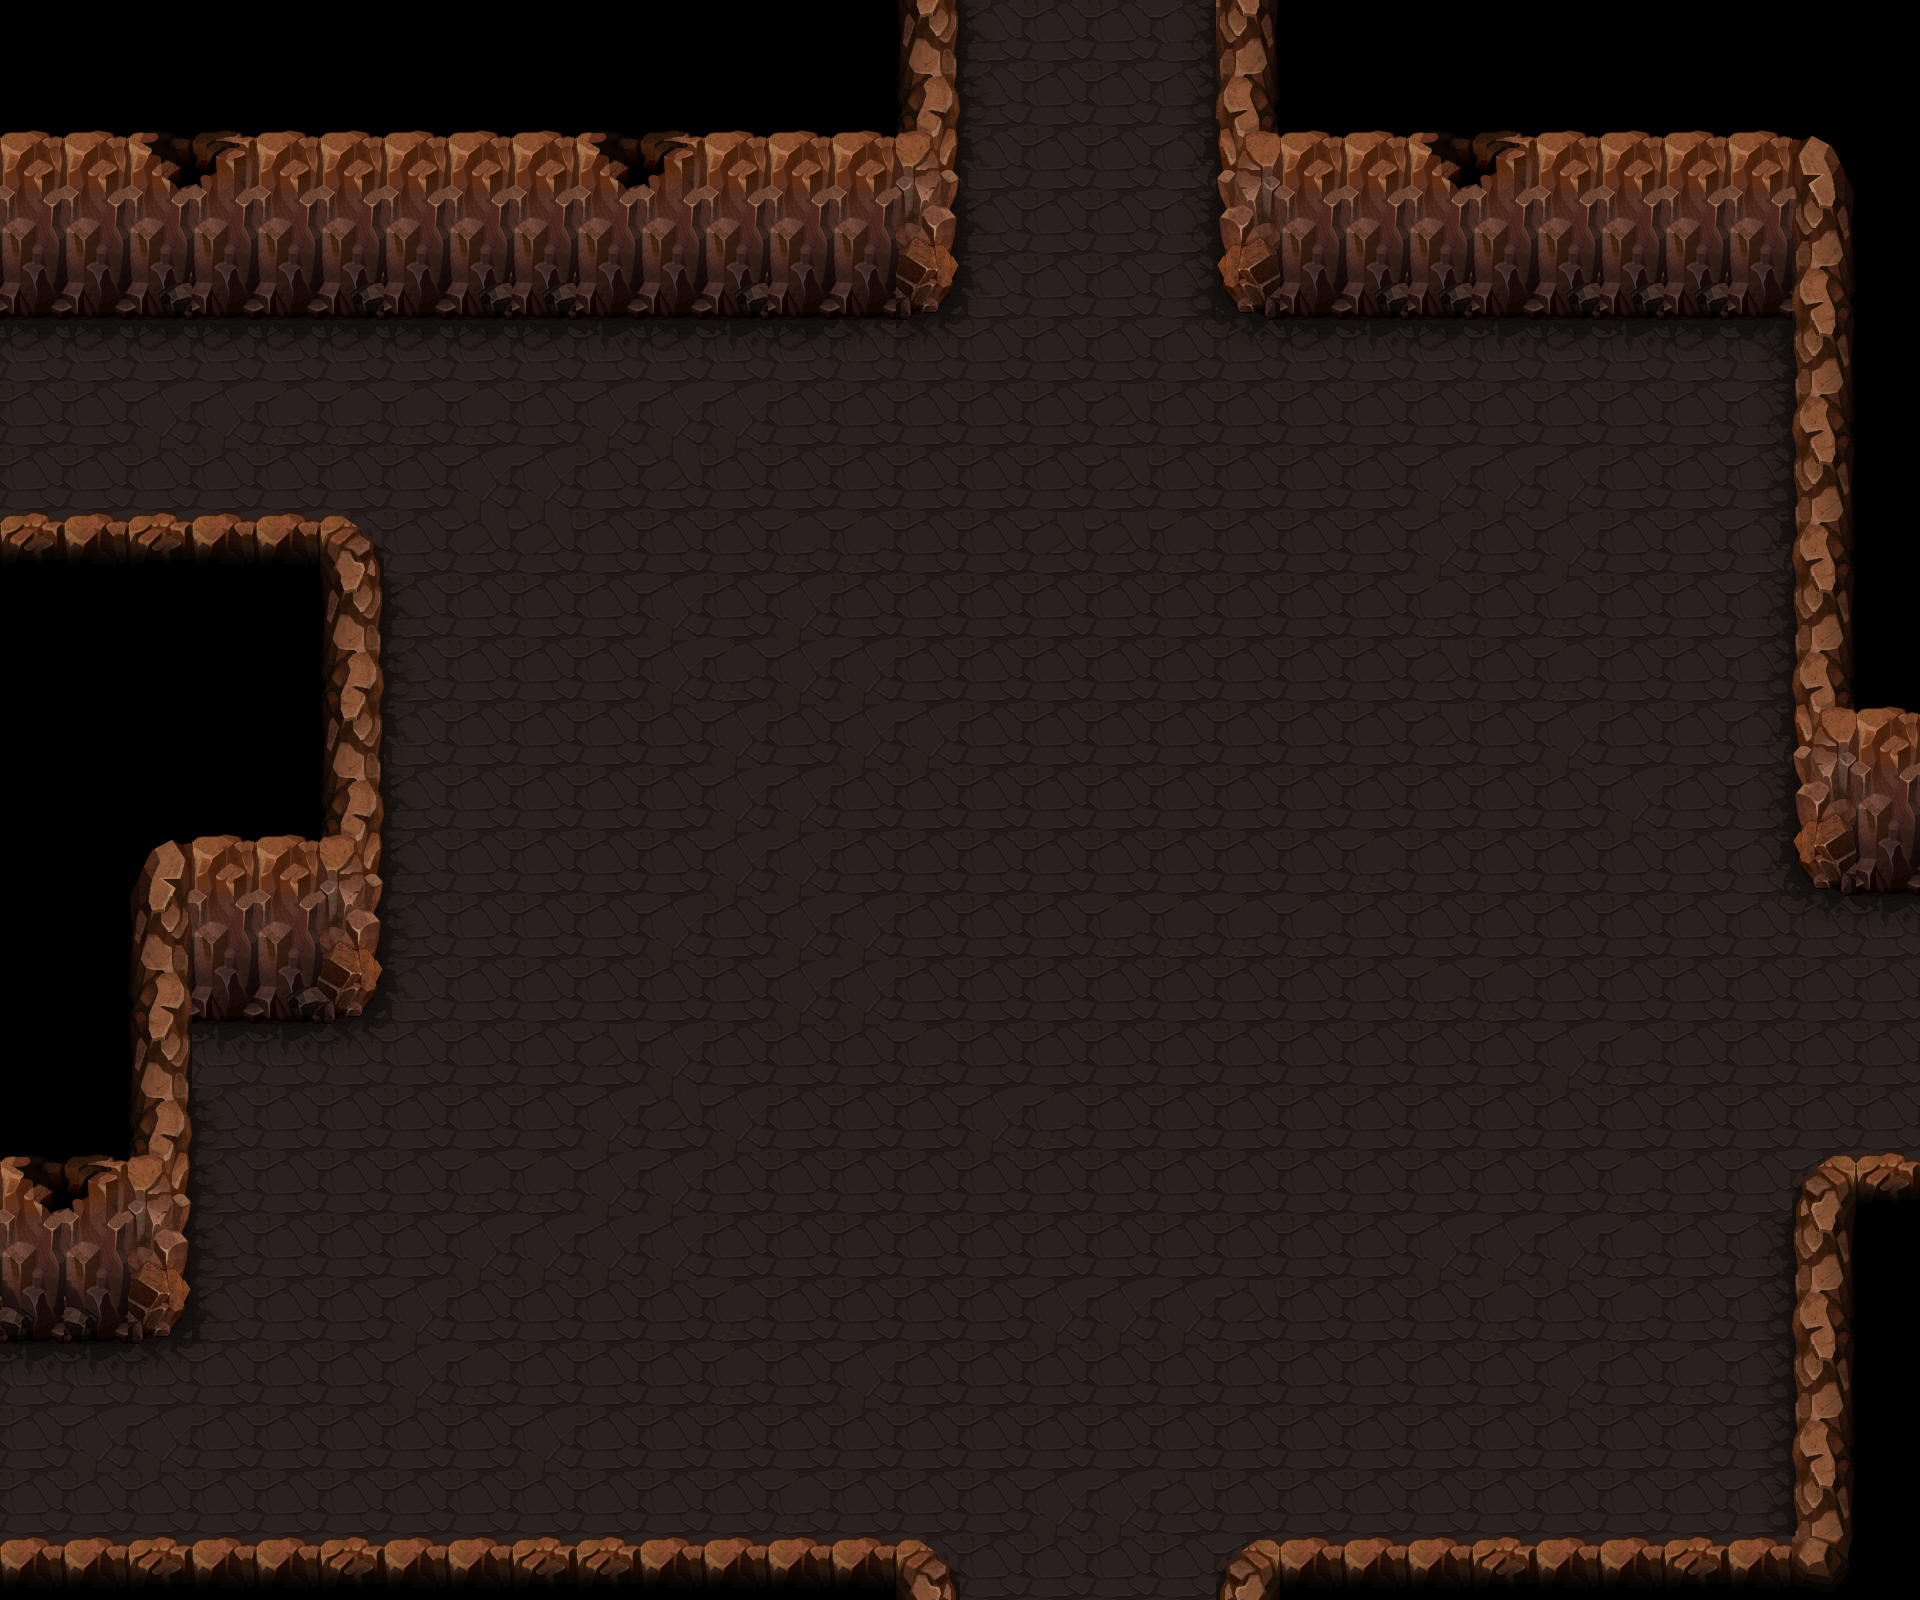

Below is a game level as drawn by its tile map, then a one-line description and the .tmx that defines it (tile-layer data replaced by summaries):
An orthogonal 30x25 tile map with 64x64 px tiles, 1 tile layer (background), 20 tilesets and 65 objects (18x collide, 9x collide_bullet).

<map version="1.0" orientation="orthogonal" width="30" height="25" tilewidth="64" tileheight="64">
 <tileset firstgid="1" name="bg07" tilewidth="64" tileheight="64">
  <image source="bg07.png" width="512" height="512" />
 </tileset>
 <tileset firstgid="65" name="jianzhu07_liewen05" tilewidth="81" tileheight="153">
  <image source="jianzhu07_liewen05.png" width="81" height="153" />
 </tileset>
 <tileset firstgid="66" name="jianzhu07_shitou" tilewidth="186" tileheight="118">
  <image source="jianzhu07_shitou.png" width="186" height="118" />
 </tileset>
 <tileset firstgid="67" name="jianzhu07_liewen" tilewidth="267" tileheight="172">
  <image source="jianzhu07_liewen.png" width="267" height="172" />
 </tileset>
 <tileset firstgid="68" name="jianzhu07_liewen04" tilewidth="290" tileheight="82">
  <image source="jianzhu07_liewen04.png" width="290" height="82" />
 </tileset>
 <tileset firstgid="69" name="jianzhu07_liewen02" tilewidth="107" tileheight="82">
  <image source="jianzhu07_liewen02.png" width="107" height="82" />
 </tileset>
 <tileset firstgid="70" name="jianzhu07_liewen03" tilewidth="107" tileheight="82">
  <image source="jianzhu07_liewen03.png" width="107" height="82" />
 </tileset>
 <tileset firstgid="71" name="jianzhu4_xie02" tilewidth="234" tileheight="196">
  <image source="jianzhu4_xie02.png" width="234" height="196" />
 </tileset>
 <tileset firstgid="72" name="jianzhu4_xie04" tilewidth="192" tileheight="132">
  <image source="jianzhu4_xie04.png" width="192" height="132" />
 </tileset>
 <tileset firstgid="73" name="jianzhu4_xie01" tilewidth="323" tileheight="116">
  <image source="jianzhu4_xie01.png" width="323" height="116" />
 </tileset>
 <tileset firstgid="74" name="jianzhu4_xie03" tilewidth="167" tileheight="297">
  <image source="jianzhu4_xie03.png" width="167" height="297" />
 </tileset>
 <tileset firstgid="75" name="jianzhu_xiangzi05" tilewidth="150" tileheight="170">
  <image source="jianzhu_xiangzi05.png" width="150" height="170" />
 </tileset>
 <tileset firstgid="76" name="jianzhu_xiangzi06" tilewidth="90" tileheight="113">
  <image source="jianzhu_xiangzi06.png" width="90" height="113" />
 </tileset>
 <tileset firstgid="77" name="jianzhu_xiangzi02" tilewidth="122" tileheight="126">
  <image source="jianzhu_xiangzi02.png" width="122" height="126" />
 </tileset>
 <tileset firstgid="78" name="jianzhu_xiangzi03" tilewidth="122" tileheight="76">
  <image source="jianzhu_xiangzi03.png" width="122" height="76" />
 </tileset>
 <tileset firstgid="79" name="jianzhu_xiangzi04" tilewidth="183" tileheight="126">
  <image source="jianzhu_xiangzi04.png" width="183" height="126" />
 </tileset>
 <tileset firstgid="80" name="jianzhu_xiangzi01" tilewidth="71" tileheight="80">
  <image source="jianzhu_xiangzi01.png" width="71" height="80" />
 </tileset>
 <tileset firstgid="81" name="jianzhu_xiangzi07" tilewidth="92" tileheight="112">
  <image source="jianzhu_xiangzi07.png" width="92" height="112" />
 </tileset>
 <tileset firstgid="82" name="jianzhu_qiang01" tilewidth="92" tileheight="54">
  <image source="jianzhu_qiang01.png" width="92" height="54" />
 </tileset>
 <tileset firstgid="83" name="jianzhu07_ken01" tilewidth="212" tileheight="193">
  <image source="jianzhu07_ken01.png" width="212" height="193" />
 </tileset>
 <layer name="background" width="30" height="25">
  <data>[750 cells, 750 non-empty, 45 distinct tile ids]</data>
 </layer>
 <objectgroup name="fengxi" width="30" height="25">
  <properties>
   <property name="filename" value="jianzhu07_liewen05.png" />
   <property name="groundlayer" value="1" />
  </properties>
  <object gid="65" x="1314" y="323" />
  <object gid="65" x="667" y="302" />
  <object gid="65" x="238" y="296" />
  <object gid="65" x="225" y="1021" />
  <object gid="65" x="1867" y="891" />
 </objectgroup>
 <objectgroup name="dilie1" width="30" height="25">
  <properties>
   <property name="filename" value="jianzhu07_liewen.png" />
   <property name="groundlayer" value="1" />
  </properties>
  <object gid="67" x="1034" y="992">
   <properties>
    <property name="groundZ" value="1" />
   </properties>
  </object>
  <object gid="67" x="506" y="1394">
   <properties>
    <property name="groundZ" value="1" />
   </properties>
  </object>
 </objectgroup>
 <objectgroup name="dilie2" width="30" height="25">
  <properties>
   <property name="filename" value="jianzhu07_liewen04.png" />
   <property name="groundlayer" value="1" />
  </properties>
  <object gid="68" x="1323" y="1431">
   <properties>
    <property name="groundZ" value="1" />
   </properties>
  </object>
  <object gid="68" x="705" y="647">
   <properties>
    <property name="groundZ" value="1" />
   </properties>
  </object>
 </objectgroup>
 <objectgroup name="dilie3" width="30" height="25">
  <properties>
   <property name="filename" value="jianzhu07_liewen02.png" />
   <property name="groundlayer" value="1" />
  </properties>
  <object gid="69" x="316" y="1330">
   <properties>
    <property name="groundZ" value="1" />
   </properties>
  </object>
  <object gid="69" x="1588" y="1171">
   <properties>
    <property name="groundZ" value="1" />
   </properties>
  </object>
  <object gid="69" x="318" y="450">
   <properties>
    <property name="groundZ" value="1" />
   </properties>
  </object>
 </objectgroup>
 <objectgroup name="dilie4" width="30" height="25">
  <properties>
   <property name="filename" value="jianzhu07_liewen03.png" />
   <property name="groundlayer" value="1" />
  </properties>
  <object gid="70" x="1185" y="478">
   <properties>
    <property name="groundZ" value="1" />
   </properties>
  </object>
 </objectgroup>
 <objectgroup name="blood1" width="30" height="25">
  <properties>
   <property name="filename" value="jianzhu4_xie02.png" />
   <property name="groundlayer" value="1" />
  </properties>
  <object gid="71" x="1745" y="1130" />
  <object gid="71" x="-30" y="518">
   <properties>
    <property name="groundZ" value="1" />
   </properties>
  </object>
 </objectgroup>
 <objectgroup name="blood2" width="30" height="25">
  <properties>
   <property name="filename" value="jianzhu4_xie04.png" />
   <property name="groundlayer" value="1" />
  </properties>
  <object gid="72" x="479" y="1157" />
  <object gid="72" x="1353" y="1295" />
  <object gid="72" x="1464" y="618" />
 </objectgroup>
 <objectgroup name="blood3" width="30" height="25">
  <properties>
   <property name="filename" value="jianzhu4_xie01.png" />
   <property name="groundlayer" value="1" />
  </properties>
  <object gid="73" x="-77" y="1482" />
  <object gid="73" x="512" y="528" />
 </objectgroup>
 <objectgroup name="blood4" width="30" height="25">
  <properties>
   <property name="filename" value="jianzhu4_xie03.png" />
   <property name="groundlayer" value="1" />
  </properties>
  <object gid="74" x="1007" y="1686" />
  <object gid="74" x="1008" y="370" />
  <object gid="74" x="1504" y="978" />
 </objectgroup>
 <objectgroup name="blackboxb" width="30" height="25">
  <properties>
   <property name="filename" value="jianzhu_xiangzi05.png" />
   <property name="groundlayer" value="1" />
  </properties>
  <object gid="75" x="1965" y="725">
   <properties>
    <property name="groundZ" value="1" />
   </properties>
  </object>
 </objectgroup>
 <objectgroup name="blackboxs" width="30" height="25">
  <properties>
   <property name="filename" value="jianzhu_xiangzi06.png" />
   <property name="groundlayer" value="1" />
  </properties>
  <object gid="76" x="1699" y="436">
   <properties>
    <property name="groundZ" value="1" />
   </properties>
  </object>
 </objectgroup>
 <objectgroup name="greenkboxb" width="30" height="25">
  <properties>
   <property name="filename" value="jianzhu_xiangzi02.png" />
   <property name="groundlayer" value="1" />
  </properties>
  <object gid="77" x="1484" y="365">
   <properties>
    <property name="groundZ" value="1" />
   </properties>
  </object>
 </objectgroup>
 <objectgroup name="greenkboxs" width="30" height="25">
  <properties>
   <property name="filename" value="jianzhu_xiangzi03.png" />
   <property name="groundlayer" value="1" />
  </properties>
  <object gid="78" x="1576" y="433">
   <properties>
    <property name="groundZ" value="1" />
   </properties>
  </object>
 </objectgroup>
 <objectgroup name="muboxb" width="30" height="25">
  <properties>
   <property name="filename" value="jianzhu_xiangzi04.png" />
   <property name="groundlayer" value="1" />
  </properties>
  <object gid="79" x="194" y="1098">
   <properties>
    <property name="groundZ" value="1" />
   </properties>
  </object>
 </objectgroup>
 <objectgroup name="muboxs" width="30" height="25">
  <properties>
   <property name="filename" value="jianzhu_xiangzi01.png" />
   <property name="groundlayer" value="1" />
  </properties>
  <object gid="80" x="2012" y="481">
   <properties>
    <property name="groundZ" value="1" />
   </properties>
  </object>
 </objectgroup>
 <objectgroup name="M16" width="30" height="25">
  <properties>
   <property name="filename" value="jianzhu_xiangzi07.png" />
   <property name="groundlayer" value="1" />
  </properties>
  <object gid="81" x="1501" y="346">
   <properties>
    <property name="groundZ" value="10" />
   </properties>
  </object>
  <object gid="81" x="1993" y="673">
   <properties>
    <property name="groundZ" value="10" />
   </properties>
  </object>
  <object gid="81" x="228" y="1074">
   <properties>
    <property name="groundZ" value="10" />
   </properties>
  </object>
 </objectgroup>
 <objectgroup name="SVD" width="30" height="25">
  <properties>
   <property name="filename" value="jianzhu_qiang01.png" />
   <property name="groundlayer" value="1" />
  </properties>
  <object gid="82" x="1697" y="392">
   <properties>
    <property name="groundZ" value="10" />
   </properties>
  </object>
 </objectgroup>
 <objectgroup name="stone" width="30" height="25">
  <properties>
   <property name="filename" value="jianzhu07_shitou.png" />
   <property name="groundlayer" value="1" />
  </properties>
  <object gid="66" x="1613" y="365" />
  <object gid="66" x="-9" y="375">
   <properties>
    <property name="groundZ" value="2" />
   </properties>
  </object>
 </objectgroup>
 <objectgroup name="dakeng" width="30" height="25">
  <properties>
   <property name="filename" value="jianzhu07_ken01.png" />
   <property name="groundlayer" value="1" />
  </properties>
  <object gid="83" x="1198" y="716" />
  <object gid="83" x="1085" y="1307" />
  <object gid="83" x="627" y="951" />
 </objectgroup>
 <objectgroup name="collide_people" width="30" height="25">
  <object type="collide" x="-316" y="197" width="492" height="177" />
  <object type="collide" x="48" y="-42" width="925" height="372" />
  <object type="collide" x="1204" y="-43" width="880" height="374" />
  <object type="collide" x="1474" y="190" width="492" height="177" />
  <object type="collide" x="1562" y="260" width="492" height="177" />
  <object type="collide" x="1776" y="352" width="410" height="547" />
  <object type="collide" x="1772" y="1160" width="429" height="569" />
  <object type="collide" x="1205" y="1545" width="678" height="173" />
  <object type="collide" x="-38" y="1546" width="1004" height="186" />
  <object type="collide" x="-54" y="524" width="449" height="569" />
  <object type="collide" x="-242" y="779" width="449" height="569" />
  <object type="collide" x="629" y="776" width="211" height="173" />
  <object type="collide" x="1929" y="841" width="190" height="436" />
  <object type="collide" x="793" y="1608" width="671" height="169" />
  <object type="collide" x="-158" y="326" width="147" height="1390" />
  <object type="collide" x="902" y="-195" width="432" height="187" />
  <object type="collide" x="1198" y="542" width="211" height="173" />
  <object type="collide" x="1086" y="1132" width="211" height="173" />
 </objectgroup>
 <objectgroup name="collide_bullet" width="30" height="25">
  <object type="collide_bullet" x="-32" y="-38" width="983" height="279" />
  <object type="collide_bullet" x="1226" y="-30" width="983" height="279" />
  <object type="collide_bullet" x="1482" y="138" width="402" height="182" />
  <object type="collide_bullet" x="1801" y="171" width="346" height="615" />
  <object type="collide_bullet" x="1804" y="1159" width="306" height="530" />
  <object type="collide_bullet" x="1221" y="1542" width="725" height="228" />
  <object type="collide_bullet" x="-64" y="1542" width="1014" height="235" />
  <object type="collide_bullet" x="-32" y="517" width="406" height="415" />
  <object type="collide_bullet" x="-21" y="882" width="205" height="392" />
 </objectgroup>
</map>
